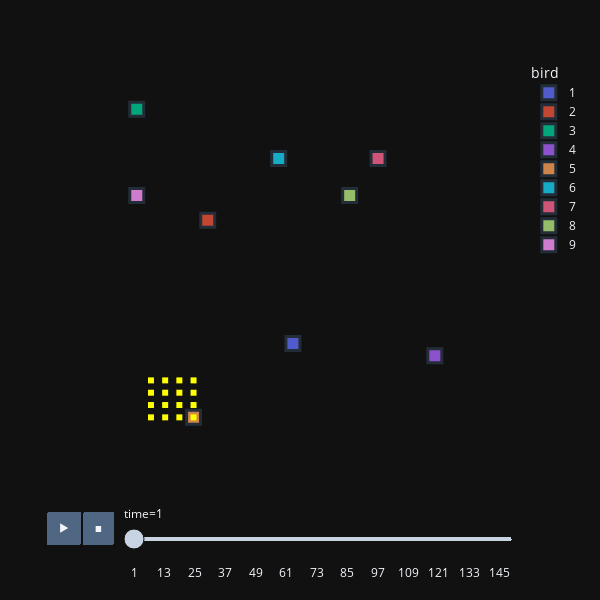

Notebook source saved alongside this figure:
### Code cell
# animate a simulation
# load the data from the one simulation
sim_folder = "sim0_run0"
sim_dir = os.path.join(home_dir, sim_folder)
birdlocsDF = pd.read_csv(os.path.join(sim_dir, "birdlocsDF.csv"), index_col=0)
rewardlocsDF = pd.read_csv(os.path.join(sim_dir, "rewardlocsDF.csv"), index_col=0)

# animate the last simulation
communicators = ft.object_from_data(birdlocsDF, rewardlocsDF)
ft.animate_birds(communicators, plot_rewards=True, width=600, height=600, point_size=10)

### Figure 1 — Plotly figure (JSON) as saved in the notebook; plotly's stock layout.template omitted (floating-point values rounded to 4 significant figures)
{"data": [{"hovertemplate": "bird=1<br>time=1<br>x=%{x}<br>y=%{y}<extra></extra>", "legendgroup": "1", "marker": {"color": "#636efa", "line": {"width": 3}, "opacity": 0.8, "size": 14, "symbol": "square"}, "mode": "markers", "name": "1", "orientation": "v", "showlegend": true, "type": "scatter", "x": [14], "xaxis": "x", "y": [7], "yaxis": "y"}, {"hovertemplate": "bird=2<br>time=1<br>x=%{x}<br>y=%{y}<extra></extra>", "legendgroup": "2", "marker": {"color": "#EF553B", "line": {"width": 3}, "opacity": 0.8, "size": 14, "symbol": "square"}, "mode": "markers", "name": "2", "orientation": "v", "showlegend": true, "type": "scatter", "x": [8], "xaxis": "x", "y": [17], "yaxis": "y"}, {"hovertemplate": "bird=3<br>time=1<br>x=%{x}<br>y=%{y}<extra></extra>", "legendgroup": "3", "marker": {"color": "#00cc96", "line": {"width": 3}, "opacity": 0.8, "size": 14, "symbol": "square"}, "mode": "markers", "name": "3", "orientation": "v", "showlegend": true, "type": "scatter", "x": [3], "xaxis": "x", "y": [26], "yaxis": "y"}, {"hovertemplate": "bird=4<br>time=1<br>x=%{x}<br>y=%{y}<extra></extra>", "legendgroup": "4", "marker": {"color": "#ab63fa", "line": {"width": 3}, "opacity": 0.8, "size": 14, "symbol": "square"}, "mode": "markers", "name": "4", "orientation": "v", "showlegend": true, "type": "scatter", "x": [24], "xaxis": "x", "y": [6], "yaxis": "y"}, {"hovertemplate": "bird=5<br>time=1<br>x=%{x}<br>y=%{y}<extra></extra>", "legendgroup": "5", "marker": {"color": "#FFA15A", "line": {"width": 3}, "opacity": 0.8, "size": 14, "symbol": "square"}, "mode": "markers", "name": "5", "orientation": "v", "showlegend": true, "type": "scatter", "x": [7], "xaxis": "x", "y": [1], "yaxis": "y"}, {"hovertemplate": "bird=6<br>time=1<br>x=%{x}<br>y=%{y}<extra></extra>", "legendgroup": "6", "marker": {"color": "#19d3f3", "line": {"width": 3}, "opacity": 0.8, "size": 14, "symbol": "square"}, "mode": "markers", "name": "6", "orientation": "v", "showlegend": true, "type": "scatter", "x": [13], "xaxis": "x", "y": [22], "yaxis": "y"}, {"hovertemplate": "bird=7<br>time=1<br>x=%{x}<br>y=%{y}<extra></extra>", "legendgroup": "7", "marker": {"color": "#FF6692", "line": {"width": 3}, "opacity": 0.8, "size": 14, "symbol": "square"}, "mode": "markers", "name": "7", "orientation": "v", "showlegend": true, "type": "scatter", "x": [20], "xaxis": "x", "y": [22], "yaxis": "y"}, {"hovertemplate": "bird=8<br>time=1<br>x=%{x}<br>y=%{y}<extra></extra>", "legendgroup": "8", "marker": {"color": "#B6E880", "line": {"width": 3}, "opacity": 0.8, "size": 14, "symbol": "square"}, "mode": "markers", "name": "8", "orientation": "v", "showlegend": true, "type": "scatter", "x": [18], "xaxis": "x", "y": [19], "yaxis": "y"}, {"hovertemplate": "bird=9<br>time=1<br>x=%{x}<br>y=%{y}<extra></extra>", "legendgroup": "9", "marker": {"color": "#FF97FF", "line": {"width": 3}, "opacity": 0.8, "size": 14, "symbol": "square"}, "mode": "markers", "name": "9", "orientation": "v", "showlegend": true, "type": "scatter", "x": [3], "xaxis": "x", "y": [19], "yaxis": "y"}, {"hovertemplate": "bird=reward<br>time=1<br>x=%{x}<br>y=%{y}<extra></extra>", "legendgroup": "reward", "marker": {"color": "yellow", "symbol": "square"}, "mode": "markers", "name": "reward", "orientation": "v", "showlegend": false, "type": "scatter", "x": [4, 5, 6, 7, 4, 5, 6, 7, 4, 5, 6, 7, 4, 5, 6, 7], "xaxis": "x", "y": [1, 1, 1, 1, 2, 2, 2, 2, 3, 3, 3, 3, 4, 4, 4, 4], "yaxis": "y"}], "layout": {"autosize": false, "height": 600, "legend": {"title": {"text": "bird"}, "tracegroupgap": 0}, "margin": {"t": 60}, "sliders": [{"active": 0, "currentvalue": {"prefix": "time="}, "len": 0.9, "pad": {"b": 10, "t": 60}, "steps": [{"args": [["1"], {"frame": {"duration": 0, "redraw": false}, "fromcurrent": true, "mode": "immediate", "transition": {"duration": 0, "easing": "linear"}}], "label": "1", "method": "animate"}, {"args": [["2"], {"frame": {"duration": 0, "redraw": false}, "fromcurrent": true, "mode": "immediate", "transition": {"duration": 0, "easing": "linear"}}], "label": "2", "method": "animate"}, {"args": [["3"], {"frame": {"duration": 0, "redraw": false}, "fromcurrent": true, "mode": "immediate", "transition": {"duration": 0, "easing": "linear"}}], "label": "3", "method": "animate"}, {"args": [["4"], {"frame": {"duration": 0, "redraw": false}, "fromcurrent": true, "mode": "immediate", "transition": {"duration": 0, "easing": "linear"}}], "label": "4", "method": "animate"}, {"args": [["5"], {"frame": {"duration": 0, "redraw": false}, "fromcurrent": true, "mode": "immediate", "transition": {"duration": 0, "easing": "linear"}}], "label": "5", "method": "animate"}, {"args": [["6"], {"frame": {"duration": 0, "redraw": false}, "fromcurrent": true, "mode": "immediate", "transition": {"duration": 0, "easing": "linear"}}], "label": "6", "method": "animate"}, {"args": [["7"], {"frame": {"duration": 0, "redraw": false}, "fromcurrent": true, "mode": "immediate", "transition": {"duration": 0, "easing": "linear"}}], "label": "7", "method": "animate"}, {"args": [["8"], {"frame": {"duration": 0, "redraw": false}, "fromcurrent": true, "mode": "immediate", "transition": {"duration": 0, "easing": "linear"}}], "label": "8", "method": "animate"}, {"args": [["9"], {"frame": {"duration": 0, "redraw": false}, "fromcurrent": true, "mode": "immediate", "transition": {"duration": 0, "easing": "linear"}}], "label": "9", "method": "animate"}, {"args": [["10"], {"frame": {"duration": 0, "redraw": false}, "fromcurrent": true, "mode": "immediate", "transition": {"duration": 0, "easing": "linear"}}], "label": "10", "method": "animate"}, {"args": [["11"], {"frame": {"duration": 0, "redraw": false}, "fromcurrent": true, "mode": "immediate", "transition": {"duration": 0, "easing": "linear"}}], "label": "11", "method": "animate"}, {"args": [["12"], {"frame": {"duration": 0, "redraw": false}, "fromcurrent": true, "mode": "immediate", "transition": {"duration": 0, "easing": "linear"}}], "label": "12", "method": "animate"}, {"args": [["13"], {"frame": {"duration": 0, "redraw": false}, "fromcurrent": true, "mode": "immediate", "transition": {"duration": 0, "easing": "linear"}}], "label": "13", "method": "animate"}, {"args": [["14"], {"frame": {"duration": 0, "redraw": false}, "fromcurrent": true, "mode": "immediate", "transition": {"duration": 0, "easing": "linear"}}], "label": "14", "method": "animate"}, {"args": [["15"], {"frame": {"duration": 0, "redraw": false}, "fromcurrent": true, "mode": "immediate", "transition": {"duration": 0, "easing": "linear"}}], "label": "15", "method": "animate"}, {"args": [["16"], {"frame": {"duration": 0, "redraw": false}, "fromcurrent": true, "mode": "immediate", "transition": {"duration": 0, "easing": "linear"}}], "label": "16", "method": "animate"}, {"args": [["17"], {"frame": {"duration": 0, "redraw": false}, "fromcurrent": true, "mode": "immediate", "transition": {"duration": 0, "easing": "linear"}}], "label": "17", "method": "animate"}, {"args": [["18"], {"frame": {"duration": 0, "redraw": false}, "fromcurrent": true, "mode": "immediate", "transition": {"duration": 0, "easing": "linear"}}], "label": "18", "method": "animate"}, {"args": [["19"], {"frame": {"duration": 0, "redraw": false}, "fromcurrent": true, "mode": "immediate", "transition": {"duration": 0, "easing": "linear"}}], "label": "19", "method": "animate"}, {"args": [["20"], {"frame": {"duration": 0, "redraw": false}, "fromcurrent": true, "mode": "immediate", "transition": {"duration": 0, "easing": "linear"}}], "label": "20", "method": "animate"}, {"args": [["21"], {"frame": {"duration": 0, "redraw": false}, "fromcurrent": true, "mode": "immediate", "transition": {"duration": 0, "easing": "linear"}}], "label": "21", "method": "animate"}, {"args": [["22"], {"frame": {"duration": 0, "redraw": false}, "fromcurrent": true, "mode": "immediate", "transition": {"duration": 0, "easing": "linear"}}], "label": "22", "method": "animate"}, {"args": [["23"], {"frame": {"duration": 0, "redraw": false}, "fromcurrent": true, "mode": "immediate", "transition": {"duration": 0, "easing": "linear"}}], "label": "23", "method": "animate"}, {"args": [["24"], {"frame": {"duration": 0, "redraw": false}, "fromcurrent": true, "mode": "immediate", "transition": {"duration": 0, "easing": "linear"}}], "label": "24", "method": "animate"}, {"args": [["25"], {"frame": {"duration": 0, "redraw": false}, "fromcurrent": true, "mode": "immediate", "transition": {"duration": 0, "easing": "linear"}}], "label": "25", "method": "animate"}, {"args": [["26"], {"frame": {"duration": 0, "redraw": false}, "fromcurrent": true, "mode": "immediate", "transition": {"duration": 0, "easing": "linear"}}], "label": "26", "method": "animate"}, {"args": [["27"], {"frame": {"duration": 0, "redraw": false}, "fromcurrent": true, "mode": "immediate", "transition": {"duration": 0, "easing": "linear"}}], "label": "27", "method": "animate"}, {"args": [["28"], {"frame": {"duration": 0, "redraw": false}, "fromcurrent": true, "mode": "immediate", "transition": {"duration": 0, "easing": "linear"}}], "label": "28", "method": "animate"}, {"args": [["29"], {"frame": {"duration": 0, "redraw": false}, "fromcurrent": true, "mode": "immediate", "transition": {"duration": 0, "easing": "linear"}}], "label": "29", "method": "animate"}, {"args": [["30"], {"frame": {"duration": 0, "redraw": false}, "fromcurrent": true, "mode": "immediate", "transition": {"duration": 0, "easing": "linear"}}], "label": "30", "method": "animate"}, {"args": [["31"], {"frame": {"duration": 0, "redraw": false}, "fromcurrent": true, "mode": "immediate", "transition": {"duration": 0, "easing": "linear"}}], "label": "31", "method": "animate"}, {"args": [["32"], {"frame": {"duration": 0, "redraw": false}, "fromcurrent": true, "mode": "immediate", "transition": {"duration": 0, "easing": "linear"}}], "label": "32", "method": "animate"}, {"args": [["33"], {"frame": {"duration": 0, "redraw": false}, "fromcurrent": true, "mode": "immediate", "transition": {"duration": 0, "easing": "linear"}}], "label": "33", "method": "animate"}, {"args": [["34"], {"frame": {"duration": 0, "redraw": false}, "fromcurrent": true, "mode": "immediate", "transition": {"duration": 0, "easing": "linear"}}], "label": "34", "method": "animate"}, {"args": [["35"], {"frame": {"duration": 0, "redraw": false}, "fromcurrent": true, "mode": "immediate", "transition": {"duration": 0, "easing": "linear"}}], "label": "35", "method": "animate"}, {"args": [["36"], {"frame": {"duration": 0, "redraw": false}, "fromcurrent": true, "mode": "immediate", "transition": {"duration": 0, "easing": "linear"}}], "label": "36", "method": "animate"}, {"args": [["37"], {"frame": {"duration": 0, "redraw": false}, "fromcurrent": true, "mode": "immediate", "transition": {"duration": 0, "easing": "linear"}}], "label": "37", "method": "animate"}, {"args": [["38"], {"frame": {"duration": 0, "redraw": false}, "fromcurrent": true, "mode": "immediate", "transition": {"duration": 0, "easing": "linear"}}], "label": "38", "method": "animate"}, {"args": [["39"], {"frame": {"duration": 0, "redraw": false}, "fromcurrent": true, "mode": "immediate", "transition": {"duration": 0, "easing": "linear"}}], "label": "39", "method": "animate"}, {"args": [["40"], {"frame": {"duration": 0, "redraw": false}, "fromcurrent": true, "mode": "immediate", "transition": {"duration": 0, "easing": "linear"}}], "label": "40", "method": "animate"}, {"args": [["41"], {"frame": {"duration": 0, "redraw": false}, "fromcurrent": true, "mode": "immediate", "transition": {"duration": 0, "easing": "linear"}}], "label": "41", "method": "animate"}, {"args": [["42"], {"frame": {"duration": 0, "redraw": false}, "fromcurrent": true, "mode": "immediate", "transition": {"duration": 0, "easing": "linear"}}], "label": "42", "method": "animate"}, {"args": [["43"], {"frame": {"duration": 0, "redraw": false}, "fromcurrent": true, "mode": "immediate", "transition": {"duration": 0, "easing": "linear"}}], "label": "43", "method": "animate"}, {"args": [["44"], {"frame": {"duration": 0, "redraw": false}, "fromcurrent": true, "mode": "immediate", "transition": {"duration": 0, "easing": "linear"}}], "label": "44", "method": "animate"}, {"args": [["45"], {"frame": {"duration": 0, "redraw": false}, "fromcurrent": true, "mode": "immediate", "transition": {"duration": 0, "easing": "linear"}}], "label": "45", "method": "animate"}, {"args": [["46"], {"frame": {"duration": 0, "redraw": false}, "fromcurrent": true, "mode": "immediate", "transition": {"duration": 0, "easing": "linear"}}], "label": "46", "method": "animate"}, {"args": [["47"], {"frame": {"duration": 0, "redraw": false}, "fromcurrent": true, "mode": "immediate", "transition": {"duration": 0, "easing": "linear"}}], "label": "47", "method": "animate"}, {"args": [["48"], {"frame": {"duration": 0, "redraw": false}, "fromcurrent": true, "mode": "immediate", "transition": {"duration": 0, "easing": "linear"}}], "label": "48", "method": "animate"}, {"args": [["49"], {"frame": {"duration": 0, "redraw": false}, "fromcurrent": true, "mode": "immediate", "transition": {"duration": 0, "easing": "linear"}}], "label": "49", "method": "animate"}, {"args": [["50"], {"frame": {"duration": 0, "redraw": false}, "fromcurrent": true, "mode": "immediate", "transition": {"duration": 0, "easing": "linear"}}], "label": "50", "method": "animate"}, {"args": [["51"], {"frame": {"duration": 0, "redraw": false}, "fromcurrent": true, "mode": "immediate", "transition": {"duration": 0, "easing": "linear"}}], "label": "51", "method": "animate"}, {"args": [["52"], {"frame": {"duration": 0, "redraw": false}, "fromcurrent": true, "mode": "immediate", "transition": {"duration": 0, "easing": "linear"}}], "label": "52", "method": "animate"}, {"args": [["53"], {"frame": {"duration": 0, "redraw": false}, "fromcurrent": true, "mode": "immediate", "transition": {"duration": 0, "easing": "linear"}}], "label": "53", "method": "animate"}, {"args": [["54"], {"frame": {"duration": 0, "redraw": false}, "fromcurrent": true, "mode": "immediate", "transition": {"duration": 0, "easing": "linear"}}], "label": "54", "method": "animate"}, {"args": [["55"], {"frame": {"duration": 0, "redraw": false}, "fromcurrent": true, "mode": "immediate", "transition": {"duration": 0, "easing": "linear"}}], "label": "55", "method": "animate"}, {"args": [["56"], {"frame": {"duration": 0, "redraw": false}, "fromcurrent": true, "mode": "immediate", "transition": {"duration": 0, "easing": "linear"}}], "label": "56", "method": "animate"}, {"args": [["57"], {"frame": {"duration": 0, "redraw": false}, "fromcurrent": true, "mode": "immediate", "transition": {"duration": 0, "easing": "linear"}}], "label": "57", "method": "animate"}, {"args": [["58"], {"frame": {"duration": 0, "redraw": false}, "fromcurrent": true, "mode": "immediate", "transition": {"duration": 0, "easing": "linear"}}], "label": "58", "method": "animate"}, {"args": [["59"], {"frame": {"duration": 0, "redraw": false}, "fromcurrent": true, "mode": "immediate", "transition": {"duration": 0, "easing": "linear"}}], "label": "59", "method": "animate"}, {"args": [["60"], {"frame": {"duration": 0, "redraw": false}, "fromcurrent": true, "mode": "immediate", "transition": {"duration": 0, "easing": "linear"}}], "label": "60", "method": "animate"}, {"args": [["61"], {"frame": {"duration": 0, "redraw": false}, "fromcurrent": true, "mode": "immediate", "transition": {"duration": 0, "easing": "linear"}}], "label": "61", "method": "animate"}, {"args": [["62"], {"frame": {"duration": 0, "redraw": false}, "fromcurrent": true, "mode": "immediate", "transition": {"duration": 0, "easing": "linear"}}], "label": "62", "method": "animate"}, {"args": [["63"], {"frame": {"duration": 0, "redraw": false}, "fromcurrent": true, "mode": "immediate", "transition": {"duration": 0, "easing": "linear"}}], "label": "63", "method": "animate"}, {"args": [["64"], {"frame": {"duration": 0, "redraw": false}, "fromcurrent": true, "mode": "immediate", "transition": {"duration": 0, "easing": "linear"}}], "label": "64", "method": "animate"}, {"args": [["65"], {"frame": {"duration": 0, "redraw": false}, "fromcurrent": true, "mode": "immediate", "transition": {"duration": 0, "easing": "linear"}}], "label": "65", "method": "animate"}, {"args": [["66"], {"frame": {"duration": 0, "redraw": false}, "fromcurrent": true, "mode": "immediate", "transition": {"duration": 0, "easing": "linear"}}], "label": "66", "method": "animate"}, {"args": [["67"], {"frame": {"duration": 0, "redraw": false}, "fromcurrent": true, "mode": "immediate", "transition": {"duration": 0, "easing": "linear"}}], "label": "67", "method": "animate"}, {"args": [["68"], {"frame": {"duration": 0, "redraw": false}, "fromcurrent": true, "mode": "immediate", "transition": {"duration": 0, "easing": "linear"}}], "label": "68", "method": "animate"}, {"args": [["69"], {"frame": {"duration": 0, "redraw": false}, "fromcurrent": true, "mode": "immediate", "transition": {"duration": 0, "easing": "linear"}}], "label": "69", "method": "animate"}, {"args": [["70"], {"frame": {"duration": 0, "redraw": false}, "fromcurrent": true, "mode": "immediate", "transition": {"duration": 0, "easing": "linear"}}], "label": "70", "method": "animate"}, {"args": [["71"], {"frame": {"duration": 0, "redraw": false}, "fromcurrent": true, "mode": "immediate", "transition": {"duration": 0, "easing": "linear"}}], "label": "71", "method": "animate"}, {"args": [["72"], {"frame": {"duration": 0, "redraw": false}, "fromcurrent": true, "mode": "immediate", "transition": {"duration": 0, "easing": "linear"}}], "label": "72", "method": "animate"}, {"args": [["73"], {"frame": {"duration": 0, "redraw": false}, "fromcurrent": true, "mode": "immediate", "transition": {"duration": 0, "easing": "linear"}}], "label": "73", "method": "animate"}, {"args": [["74"], {"frame": {"duration": 0, "redraw": false}, "fromcurrent": true, "mode": "immediate", "transition": {"duration": 0, "easing": "linear"}}], "label": "74", "method": "animate"}, {"args": [["75"], {"frame": {"duration": 0, "redraw": false}, "fromcurrent": true, "mode": "immediate", "transition": {"duration": 0, "easing": "linear"}}], "label": "75", "method": "animate"}, {"args": [["76"], {"frame": {"duration": 0, "redraw": false}, "fromcurrent": true, "mode": "immediate", "transition": {"duration": 0, "easing": "linear"}}], "label": "76", "method": "animate"}, {"args": [["77"], {"frame": {"duration": 0, "redraw": false}, "fromcurrent": true, "mode": "immediate", "transition": {"duration": 0, "easing": "linear"}}], "label": "77", "method": "animate"}, {"args": [["78"], {"frame": {"duration": 0, "redraw": false}, "fromcurrent": true, "mode": "immediate", "transition": {"duration": 0, "easing": "linear"}}], "label": "78", "method": "animate"}, {"args": [["79"], {"frame": {"duration": 0, "redraw": false}, "fromcurrent": true, "mode": "immediate", "transition": {"duration": 0, "easing": "linear"}}], "label": "79", "method": "animate"}, {"args": [["80"], {"frame": {"duration": 0, "redraw": false}, "fromcurrent": true, "mode": "immediate", "transition": {"duration": 0, "easing": "linear"}}], "label": "80", "method": "animate"}, {"args": [["81"], {"frame": {"duration": 0, "redraw": false}, "fromcurrent": true, "mode": "immediate", "transition": {"duration": 0, "easing": "linear"}}], "label": "81", "method": "animate"}, {"args": [["82"], {"frame": {"duration": 0, "redraw": false}, "fromcurrent": true, "mode": "immediate", "transition": {"duration": 0, "easing": "linear"}}], "label": "82", "method": "animate"}, {"args": [["83"], {"frame": {"duration": 0, "redraw": false}, "fromcurrent": true, "mode": "immediate", "transition": {"duration": 0, "easing": "linear"}}], "label": "83", "method": "animate"}, {"args": [["84"], {"frame": {"duration": 0, "redraw": false}, "fromcurrent": true, "mode": "immediate", "transition": {"duration": 0, "easing": "linear"}}], "label": "84", "method": "animate"}, {"args": [["85"], {"frame": {"duration": 0, "redraw": false}, "fromcurrent": true, "mode": "immediate", "transition": {"duration": 0, "easing": "linear"}}], "label": "85", "method": "animate"}, {"args": [["86"], {"frame": {"duration": 0, "redraw": false}, "fromcurrent": true, "mode": "immediate", "transition": {"duration": 0, "easing": "linear"}}], "label": "86", "method": "animate"}, {"args": [["87"], {"frame": {"duration": 0, "redraw": false}, "fromcurrent": true, "mode": "immediate", "transition": {"duration": 0, "easing": "linear"}}], "label": "87", "method": "animate"}, {"args": [["88"], {"frame": {"duration": 0, "redraw": false}, "fromcurrent": true, "mode": "immediate", "transition": {"duration": 0, "easing": "linear"}}], "label": "88", "method": "animate"}, {"args": [["89"], {"frame": {"duration": 0, "redraw": false}, "fromcurrent": true, "mode": "immediate", "transition": {"duration": 0, "easing": "linear"}}], "label": "89", "method": "animate"}, {"args": [["90"], {"frame": {"duration": 0, "redraw": false}, "fromcurrent": true, "mode": "immediate", "transition": {"duration": 0, "easing": "linear"}}], "label": "90", "method": "animate"}, {"args": [["91"], {"frame": {"duration": 0, "redraw": false}, "fromcurrent": true, "mode": "immediate", "transition": {"duration": 0, "easing": "linear"}}], "label": "91", "method": "animate"}, {"args": [["92"], {"frame": {"duration": 0, "redraw": false}, "fromcurrent": true, "mode": "immediate", "transition": {"duration": 0, "easing": "linear"}}], "label": "92", "method": "animate"}, {"args": [["93"], {"frame": {"duration": 0, "redraw": false}, "fromcurrent": true, "mode": "immediate", "transition": {"duration": 0, "easing": "linear"}}], "label": "93", "method": "animate"}, {"args": [["94"], {"frame": {"duration": 0, "redraw": false}, "fromcurrent": true, "mode": "immediate", "transition": {"duration": 0, "easing": "linear"}}], "label": "94", "method": "animate"}, {"args": [["95"], {"frame": {"duration": 0, "redraw": false}, "fromcurrent": true, "mode": "immediate", "transition": {"duration": 0, "easing": "linear"}}], "label": "95", "method": "animate"}, {"args": [["96"], {"frame": {"duration": 0, "redraw": false}, "fromcurrent": true, "mode": "immediate", "transition": {"duration": 0, "easing": "linear"}}], "label": "96", "method": "animate"}, {"args": [["97"], {"frame": {"duration": 0, "redraw": false}, "fromcurrent": true, "mode": "immediate", "transition": {"duration": 0, "easing": "linear"}}], "label": "97", "method": "animate"}, {"args": [["98"], {"frame": {"duration": 0, "redraw": false}, "fromcurrent": true, "mode": "immediate", "transition": {"duration": 0, "easing": "linear"}}], "label": "98", "method": "animate"}, {"args": [["99"], {"frame": {"duration": 0, "redraw": false}, "fromcurrent": true, "mode": "immediate", "transition": {"duration": 0, "easing": "linear"}}], "label": "99", "method": "animate"}, {"args": [["100"], {"frame": {"duration": 0, "redraw": false}, "fromcurrent": true, "mode": "immediate", "transition": {"duration": 0, "easing": "linear"}}], "label": "100", "method": "animate"}, {"args": [["101"], {"frame": {"duration": 0, "redraw": false}, "fromcurrent": true, "mode": "immediate", "transition": {"duration": 0, "easing": "linear"}}], "label": "101", "method": "animate"}, {"args": [["102"], {"frame": {"duration": 0, "redraw": false}, "fromcurrent": true, "mode": "immediate", "transition": {"duration": 0, "easing": "linear"}}], "label": "102", "method": "animate"}, {"args": [["103"], {"frame": {"duration": 0, "redraw": false}, "fromcurrent": true, "mode": "immediate", "transition": {"duration": 0, "easing": "linear"}}], "label": "103", "method": "animate"}, {"args": [["104"], {"frame": {"duration": 0, "redraw": false}, "fromcurrent": true, "mode": "immediate", "transition": {"duration": 0, "easing": "linear"}}], "label": "104", "method": "animate"}, {"args": [["105"], {"frame": {"duration": 0, "redraw": false}, "fromcurrent": true, "mode": "immediate", "transition": {"duration": 0, "easing": "linear"}}], "label": "105", "method": "animate"}, {"args": [["106"], {"frame": {"duration": 0, "redraw": false}, "fromcurrent": true, "mode": "immediate", "transition": {"duration": 0, "easing": "linear"}}], "label": "106", "method": "animate"}, {"args": [["107"], {"frame": {"duration": 0, "redraw": false}, "fromcurrent": true, "mode": "immediate", "transition": {"duration": 0, "easing": "linear"}}], "label": "107", "method": "animate"}, {"args": [["108"], {"frame": {"duration": 0, "redraw": false}, "fromcurrent": true, "mode": "immediate", "transition": {"duration": 0, "easing": "linear"}}], "label": "108", "method": "animate"}, {"args": [["109"], {"frame": {"duration": 0, "redraw": false}, "fromcurrent": true, "mode": "immediate", "transition": {"duration": 0, "easing": "linear"}}], "label": "109", "method": "animate"}, {"args": [["110"], {"frame": {"duration": 0, "redraw": false}, "fromcurrent": true, "mode": "immediate", "transition": {"duration": 0, "easing": "linear"}}], "label": "110", "method": "animate"}, {"args": [["111"], {"frame": {"duration": 0, "redraw": false}, "fromcurrent": true, "mode": "immediate", "transition": {"duration": 0, "easing": "linear"}}], "label": "111", "method": "animate"}, {"args": [["112"], {"frame": {"duration": 0, "redraw": false}, "fromcurrent": true, "mode": "immediate", "transition": {"duration": 0, "easing": "linear"}}], "label": "112", "method": "animate"}, {"args": [["113"], {"frame": {"duration": 0, "redraw": false}, "fromcurrent": true, "mode": "immediate", "transition": {"duration": 0, "easing": "linear"}}], "label": "113", "method": "animate"}, {"args": [["114"], {"frame": {"duration": 0, "redraw": false}, "fromcurrent": true, "mode": "immediate", "transition": {"duration": 0, "easing": "linear"}}], "label": "114", "method": "animate"}, {"args": [["115"], {"frame": {"duration": 0, "redraw": false}, "fromcurrent": true, "mode": "immediate", "transition": {"duration": 0, "easing": "linear"}}], "label": "115", "method": "animate"}, {"args": [["116"], {"frame": {"duration": 0, "redraw": false}, "fromcurrent": true, "mode": "immediate", "transition": {"duration": 0, "easing": "linear"}}], "label": "116", "method": "animate"}, {"args": [["117"], {"frame": {"duration": 0, "redraw": false}, "fromcurrent": true, "mode": "immediate", "transition": {"duration": 0, "easing": "linear"}}], "label": "117", "method": "animate"}, {"args": [["118"], {"frame": {"duration": 0, "redraw": false}, "fromcurrent": true, "mode": "immediate", "transition": {"duration": 0, "easing": "linear"}}], "label": "118", "method": "animate"}, {"args": [["119"], {"frame": {"duration": 0, "redraw": false}, "fromcurrent": true, "mode": "immediate", "transition": {"duration": 0, "easing": "linear"}}], "label": "119", "method": "animate"}, {"args": [["120"], {"frame": {"duration": 0, "redraw": false}, "fromcurrent": true, "mode": "immediate", "transition": {"duration": 0, "easing": "linear"}}], "label": "120", "method": "animate"}, {"args": [["121"], {"frame": {"duration": 0, "redraw": false}, "fromcurrent": true, "mode": "immediate", "transition": {"duration": 0, "easing": "linear"}}], "label": "121", "method": "animate"}, {"args": [["122"], {"frame": {"duration": 0, "redraw": false}, "fromcurrent": true, "mode": "immediate", "transition": {"duration": 0, "easing": "linear"}}], "label": "122", "method": "animate"}, {"args": [["123"], {"frame": {"duration": 0, "redraw": false}, "fromcurrent": true, "mode": "immediate", "transition": {"duration": 0, "easing": "linear"}}], "label": "123", "method": "animate"}, {"args": [["124"], {"frame": {"duration": 0, "redraw": false}, "fromcurrent": true, "mode": "immediate", "transition": {"duration": 0, "easing": "linear"}}], "label": "124", "method": "animate"}, {"args": [["125"], {"frame": {"duration": 0, "redraw": false}, "fromcurrent": true, "mode": "immediate", "transition": {"duration": 0, "easing": "linear"}}], "label": "125", "method": "animate"}, {"args": [["126"], {"frame": {"duration": 0, "redraw": false}, "fromcurrent": true, "mode": "immediate", "transition": {"duration": 0, "easing": "linear"}}], "label": "126", "method": "animate"}, {"args": [["127"], {"frame": {"duration": 0, "redraw": false}, "fromcurrent": true, "mode": "immediate", "transition": {"duration": 0, "easing": "linear"}}], "label": "127", "method": "animate"}, {"args": [["128"], {"frame": {"duration": 0, "redraw": false}, "fromcurrent": true, "mode": "immediate", "transition": {"duration": 0, "easing": "linear"}}], "label": "128", "method": "animate"}, {"args": [["129"], {"frame": {"duration": 0, "redraw": false}, "fromcurrent": true, "mode": "immediate", "transition": {"duration": 0, "easing": "linear"}}], "label": "129", "method": "animate"}, {"args": [["130"], {"frame": {"duration": 0, "redraw": false}, "fromcurrent": true, "mode": "immediate", "transition": {"duration": 0, "easing": "linear"}}], "label": "130", "method": "animate"}, {"args": [["131"], {"frame": {"duration": 0, "redraw": false}, "fromcurrent": true, "mode": "immediate", "transition": {"duration": 0, "easing": "linear"}}], "label": "131", "method": "animate"}, {"args": [["132"], {"frame": {"duration": 0, "redraw": false}, "fromcurrent": true, "mode": "immediate", "transition": {"duration": 0, "easing": "linear"}}], "label": "132", "method": "animate"}, {"args": [["133"], {"frame": {"duration": 0, "redraw": false}, "fromcurrent": true, "mode": "immediate", "transition": {"duration": 0, "easing": "linear"}}], "label": "133", "method": "animate"}, {"args": [["134"], {"frame": {"duration": 0, "redraw": false}, "fromcurrent": true, "mode": "immediate", "transition": {"duration": 0, "easing": "linear"}}], "label": "134", "method": "animate"}, {"args": [["135"], {"frame": {"duration": 0, "redraw": false}, "fromcurrent": true, "mode": "immediate", "transition": {"duration": 0, "easing": "linear"}}], "label": "135", "method": "animate"}, {"args": [["136"], {"frame": {"duration": 0, "redraw": false}, "fromcurrent": true, "mode": "immediate", "transition": {"duration": 0, "easing": "linear"}}], "label": "136", "method": "animate"}, {"args": [["137"], {"frame": {"duration": 0, "redraw": false}, "fromcurrent": true, "mode": "immediate", "transition": {"duration": 0, "easing": "linear"}}], "label": "137", "method": "animate"}, {"args": [["138"], {"frame": {"duration": 0, "redraw": false}, "fromcurrent": true, "mode": "immediate", "transition": {"duration": 0, "easing": "linear"}}], "label": "138", "method": "animate"}, {"args": [["139"], {"frame": {"duration": 0, "redraw": false}, "fromcurrent": true, "mode": "immediate", "transition": {"duration": 0, "easing": "linear"}}], "label": "139", "method": "animate"}, {"args": [["140"], {"frame": {"duration": 0, "redraw": false}, "fromcurrent": true, "mode": "immediate", "transition": {"duration": 0, "easing": "linear"}}], "label": "140", "method": "animate"}, {"args": [["141"], {"frame": {"duration": 0, "redraw": false}, "fromcurrent": true, "mode": "immediate", "transition": {"duration": 0, "easing": "linear"}}], "label": "141", "method": "animate"}, {"args": [["142"], {"frame": {"duration": 0, "redraw": false}, "fromcurrent": true, "mode": "immediate", "transition": {"duration": 0, "easing": "linear"}}], "label": "142", "method": "animate"}, {"args": [["143"], {"frame": {"duration": 0, "redraw": false}, "fromcurrent": true, "mode": "immediate", "transition": {"duration": 0, "easing": "linear"}}], "label": "143", "method": "animate"}, {"args": [["144"], {"frame": {"duration": 0, "redraw": false}, "fromcurrent": true, "mode": "immediate", "transition": {"duration": 0, "easing": "linear"}}], "label": "144", "method": "animate"}, {"args": [["145"], {"frame": {"duration": 0, "redraw": false}, "fromcurrent": true, "mode": "immediate", "transition": {"duration": 0, "easing": "linear"}}], "label": "145", "method": "animate"}, {"args": [["146"], {"frame": {"duration": 0, "redraw": false}, "fromcurrent": true, "mode": "immediate", "transition": {"duration": 0, "easing": "linear"}}], "label": "146", "method": "animate"}, {"args": [["147"], {"frame": {"duration": 0, "redraw": false}, "fromcurrent": true, "mode": "immediate", "transition": {"duration": 0, "easing": "linear"}}], "label": "147", "method": "animate"}, {"args": [["148"], {"frame": {"duration": 0, "redraw": false}, "fromcurrent": true, "mode": "immediate", "transition": {"duration": 0, "easing": "linear"}}], "label": "148", "method": "animate"}, {"args": [["149"], {"frame": {"duration": 0, "redraw": false}, "fromcurrent": true, "mode": "immediate", "transition": {"duration": 0, "easing": "linear"}}], "label": "149", "method": "animate"}], "x": 0.1, "xanchor": "left", "y": 0, "yanchor": "top"}], "updatemenus": [{"buttons": [{"args": [null, {"frame": {"duration": 500, "redraw": false}, "fromcurrent": true, "mode": "immediate", "transition": {"duration": 0, "easing": "linear"}}], "label": "&#9654;", "method": "animate"}, {"args": [[null], {"frame": {"duration": 0, "redraw": false}, "fromcurrent": true, "mode": "immediate", "transition": {"duration": 0, "easing": "linear"}}], "label": "&#9724;", "method": "animate"}], "direction": "left", "pad": {"r": 10, "t": 70}, "showactive": false, "type": "buttons", "x": 0.1, "xanchor": "right", "y": 0, "yanchor": "top"}], "width": 600, "xaxis": {"anchor": "y", "domain": [0, 1], "range": [-1, 30], "showgrid": false, "showticklabels": false, "ticks": "", "title": {"text": ""}, "zeroline": false}, "yaxis": {"anchor": "x", "domain": [0, 1], "range": [-1, 30], "showgrid": false, "showticklabels": false, "ticks": "", "title": {"text": ""}, "zeroline": false}}}
